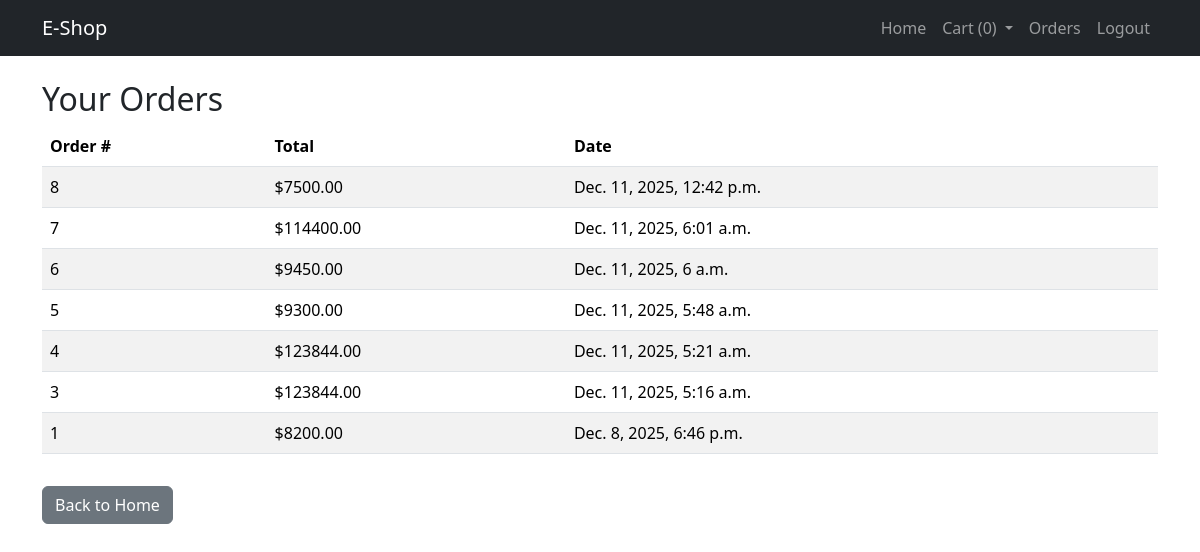
The page /orders/ (signed in) on the database as committed earlier.
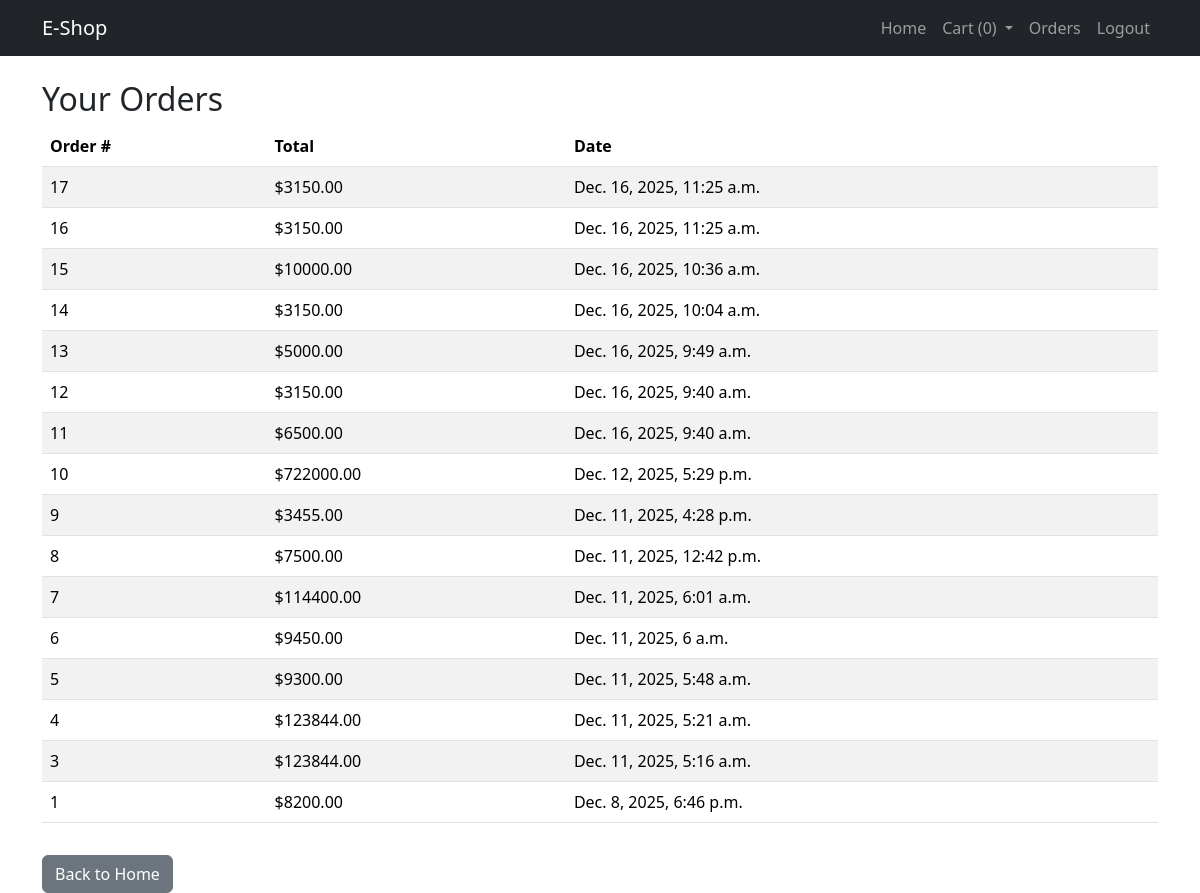
The same page on the database as committed later.
### vshop/models.py (models this page shows, shortened)
class Order(models.Model):
    STATUS_CHOICES = [
        ('pending', 'Pending'),
        ('success', 'Success'),
        ('failed', 'Failed'),
    ]
    user= models.ForeignKey(User, on_delete=models.CASCADE)
    cart = models.ForeignKey(Cart, on_delete=models.CASCADE)
    total_amount = models.DecimalField(max_digits=10, decimal_places=2)
    status = models.CharField(max_length=10, choices=STATUS_CHOICES, default='pending')
    created_at = models.DateTimeField(auto_now_add=True)

### vshop/views.py (the view)
# urls.py: path('orders/', views.order_history, name='order_history'),
@login_required
def order_history(request):
    orders = Order.objects.filter(user=request.user).order_by('-created_at')
    return render(request, 'order_history.html', {'orders': orders})

### vshop/templates/order_history.html
{% extends "base.html" %} {% block title %}Order History{% endblock %}
{% block content %}
{% load static %}
<h2>Your Orders</h2>
{% if orders %}
<table class="table table-striped">
  <thead>
    <tr>
      <th>Order #</th>
      <th>Total</th>
      <th>Date</th>
    </tr>
  </thead>
  <tbody>
    {% for order in orders %}
    <tr>
      <td>{{ order.id }}</td>
      <td>${{ order.total_amount }}</td>
      <td>{{ order.created_at }}</td>
    </tr>
    {% endfor %}
  </tbody>
</table>
{% else %}
<p>You have no orders yet.</p>
{% endif %}
<a href="{% url 'home' %}" class="btn btn-secondary mt-3">Back to Home</a>
{% endblock %}

### vshop/templates/base.html (shortened to what this page needs)
{% load static %}
<!DOCTYPE html>
<html lang="en">
<head>
    <link href="https://cdn.jsdelivr.net/npm/bootstrap@5.3.2/dist/css/bootstrap.min.css" rel="stylesheet">
</head>
<body>
<nav class="navbar navbar-expand-lg navbar-dark bg-dark">
    <div class="container">
        <a class="navbar-brand" href="{% url 'home' %}">E-Shop</a>
        <div class="collapse navbar-collapse" id="navbarNav">
            <ul class="navbar-nav ms-auto position-relative">
                <li class="nav-item"><a class="nav-link" href="{% url 'home' %}">Home</a></li>
                <li class="nav-item dropdown position-relative">
                    <a class="nav-link dropdown-toggle" href="#" id="cartDropdown" role="button"  data-bs-toggle="dropdown" aria-expanded="false">
                        Cart ({{ cart_items_count|default:0 }})
                    </a>
                </li>
                {% if user.is_authenticated %}
                    <li class="nav-item"><a class="nav-link" href="{% url 'order_history' %}">Orders</a></li>
                    <li class="nav-item"><a class="nav-link" href="{% url 'logout' %}">Logout</a></li>
                {% else %}
                    <li class="nav-item"><a class="nav-link" href="{% url 'login' %}">Login</a></li>
                {% endif %}
            </ul>
        </div>
    </div>
</nav>
<div class="container mt-4">
    {% block content %}{% endblock %}
</div>
</body>
</html>

### vshop/templates/base.html (style rules this page uses)
.navbar { position: sticky; top:0; z-index: 1020; }

Rows that differ between the two databases and show on the page:
added Order: id "17", total_amount "3150.00", created_at "Dec. 16, 2025, 11:25 a.m."
added Order: id "16", total_amount "3150.00", created_at "Dec. 16, 2025, 11:25 a.m."
added Order: id "15", total_amount "10000.00", created_at "Dec. 16, 2025, 10:36 a.m."
added Order: id "14", total_amount "3150.00", created_at "Dec. 16, 2025, 10:04 a.m."
added Order: id "13", total_amount "5000.00", created_at "Dec. 16, 2025, 9:49 a.m."
added Order: id "12", total_amount "3150.00", created_at "Dec. 16, 2025, 9:40 a.m."
added Order: id "11", total_amount "6500.00", created_at "Dec. 16, 2025, 9:40 a.m."
added Order: id "10", total_amount "722000.00", created_at "Dec. 12, 2025, 5:29 p.m."
added Order: id "9", total_amount "3455.00", created_at "Dec. 11, 2025, 4:28 p.m."
